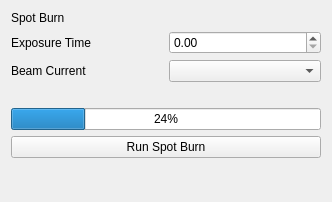
<?xml version="1.0" encoding="UTF-8"?>
<ui version="4.0">
 <class>Form</class>
 <widget class="QWidget" name="Form">
  <property name="geometry">
   <rect>
    <x>0</x>
    <y>0</y>
    <width>332</width>
    <height>202</height>
   </rect>
  </property>
  <property name="windowTitle">
   <string>Form</string>
  </property>
  <layout class="QGridLayout" name="gridLayout_2">
   <item row="4" column="1" colspan="2">
    <widget class="QLabel" name="label_information">
     <property name="text">
      <string/>
     </property>
    </widget>
   </item>
   <item row="3" column="1">
    <widget class="QLabel" name="label_beam_current">
     <property name="text">
      <string>Beam Current</string>
     </property>
    </widget>
   </item>
   <item row="2" column="1">
    <widget class="QLabel" name="label_exposure_time">
     <property name="text">
      <string>Exposure Time</string>
     </property>
    </widget>
   </item>
   <item row="2" column="2">
    <widget class="QDoubleSpinBox" name="doubleSpinBox_exposure_time"/>
   </item>
   <item row="3" column="2">
    <widget class="QComboBox" name="comboBox_beam_current"/>
   </item>
   <item row="6" column="1" colspan="2">
    <widget class="QPushButton" name="pushButton_run_spot_burn">
     <property name="text">
      <string>Run Spot Burn</string>
     </property>
    </widget>
   </item>
   <item row="5" column="1" colspan="2">
    <widget class="QProgressBar" name="progressBar">
     <property name="value">
      <number>24</number>
     </property>
    </widget>
   </item>
   <item row="1" column="1" colspan="2">
    <widget class="QLabel" name="label_title">
     <property name="text">
      <string>Spot Burn</string>
     </property>
    </widget>
   </item>
   <item row="7" column="1" colspan="2">
    <spacer name="verticalSpacer">
     <property name="orientation">
      <enum>Qt::Vertical</enum>
     </property>
     <property name="sizeHint" stdset="0">
      <size>
       <width>20</width>
       <height>40</height>
      </size>
     </property>
    </spacer>
   </item>
  </layout>
 </widget>
 <resources/>
 <connections/>
</ui>
